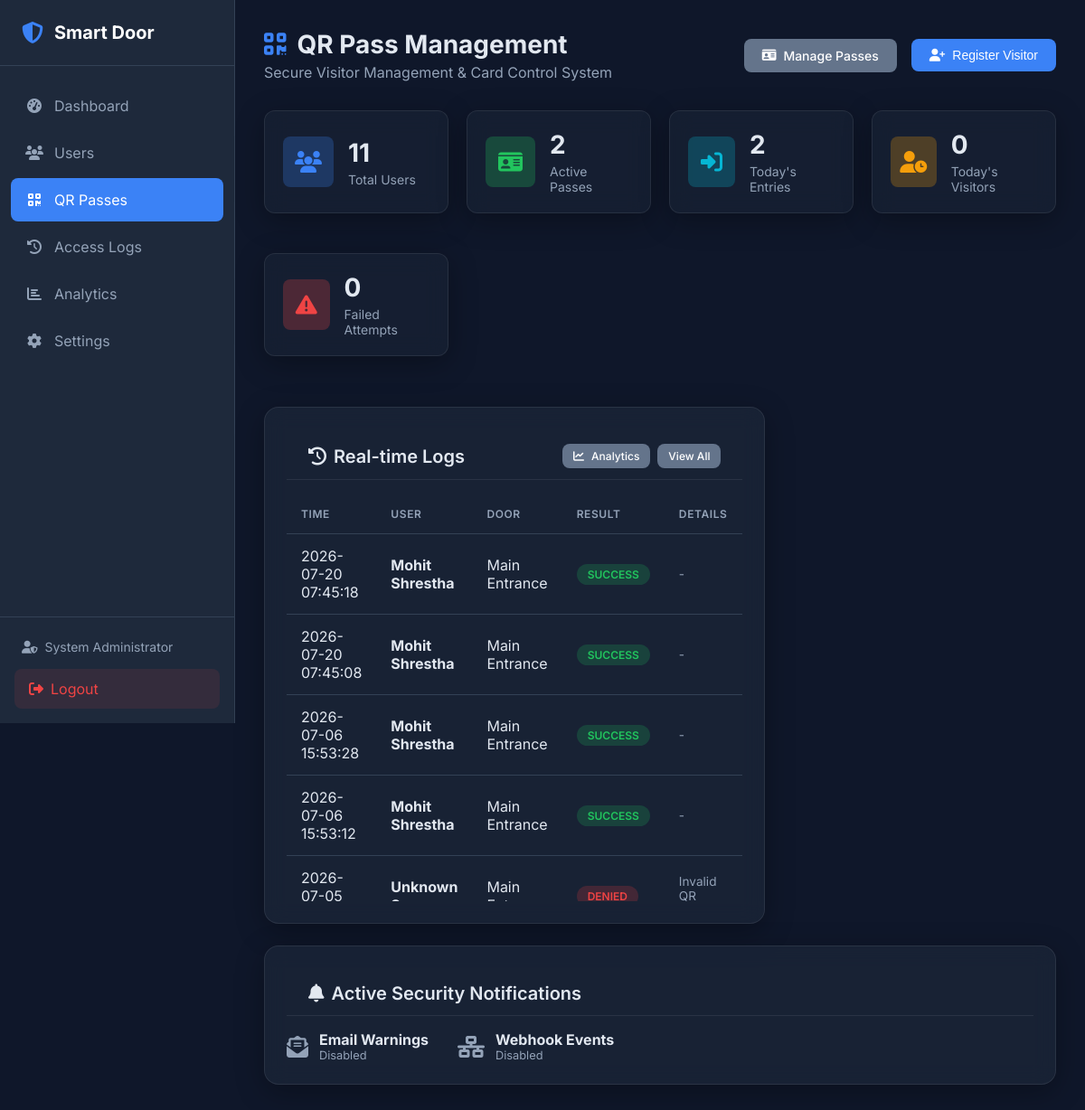
Page /admin/qr (signed in) on the committed database.
### tables this page shows
CREATE TABLE access_logs (
    id INTEGER PRIMARY KEY AUTOINCREMENT,
    user_id INTEGER,  -- NULL if unknown person
    employee_id VARCHAR(50),  -- Stored separately for historical reference
    user_name VARCHAR(100),  -- Stored separately for historical reference
    event_type VARCHAR(10) NOT NULL CHECK(event_type IN ('ENTRY', 'EXIT')),
    access_date DATE NOT NULL,
    access_time TIME NOT NULL,
    result VARCHAR(20) NOT NULL CHECK(result IN ('SUCCESS', 'FAILED', 'DENIED')),
    face_match BOOLEAN DEFAULT 0,
    fingerprint_match BOOLEAN DEFAULT 0,
    failure_reason VARCHAR(255),
    confidence_score FLOAT,
    ip_address VARCHAR(45),
    created_at DATETIME DEFAULT CURRENT_TIMESTAMP, qr_token VARCHAR(255) NULL, door VARCHAR(100) DEFAULT 'Main Entrance', camera VARCHAR(100) NULL, reason VARCHAR(255) NULL,
    FOREIGN KEY (user_id) REFERENCES users(id) ON DELETE SET NULL
);

### web/routes/qr_routes.py (the view)
@qr_bp.route('/admin/qr')
@login_required
def dashboard():
    stats = qr_repo.get_dashboard_stats()
    recent_logs = qr_repo.access_log_repo.get_recent_logs(limit=10)
    door_status = "UNKNOWN (Hardware managed by main.py)"
    email_enabled = access_controller.get_setting("email_notifications_enabled", "false") == "true"
    webhook_enabled = access_controller.get_setting("webhook_notifications_enabled", "false") == "true"
    return render_template(
        'qr/dashboard.html',
        stats=stats,
        recent_logs=recent_logs,
        door_state=door_status,
        email_enabled=email_enabled,
        webhook_enabled=webhook_enabled
    )

### database/db_manager.py (called while the page is built, shortened)
    def _get_connection(self) -> sqlite3.Connection:
        return self._local.connection

    def execute(self, query: str, params: tuple = ()) -> sqlite3.Cursor:
        conn = self._get_connection()
        cursor = conn.cursor()
        cursor.execute(query, params)
        return cursor

    def get_recent_logs(self, limit: int = 50) -> List[Dict]:
        cursor = self.db.execute(
            """SELECT * FROM access_logs
               ORDER BY created_at DESC LIMIT ?""",
            (limit,)
        )
        return [dict(row) for row in cursor.fetchall()]

### modules/access_controller.py (called while the page is built)
    def get_setting(self, key: str, default: Any = None) -> Any:
        try:
            cursor = self.qr_repo.db.execute(
                "SELECT value, is_encrypted FROM system_settings WHERE key = ?", (key,)
            )
            row = cursor.fetchone()
            if not row:
                return default
            val = row['value']
            if row['is_encrypted']:
                return ConfigEncryptor.decrypt(val)
            return val
        except Exception as e:
            logger.error(f"Error fetching setting {key}: {e}")
            return default

### web/routes/qr_routes.py (called while the page is built)
def login_required(f):
    @wraps(f)
    def decorated_function(*args, **kwargs):
        if 'admin_id' not in session:
            flash('Please log in to access this page.', 'warning')
            return redirect(url_for('login'))
        return f(*args, **kwargs)
    return decorated_function

### web/templates/qr/dashboard.html (shortened to what this page needs)
{% extends "base.html" %}
{% block extra_css %}
<link rel="stylesheet" href="{{ url_for('static', filename='css/qr.css') }}">
{% endblock %}
{% block content %}
<div class="page-header" style="display: flex; justify-content: space-between; align-items: center; flex-wrap: wrap; gap: 1rem;">
    <div>
        <h1><i class="fas fa-qrcode"></i> QR Pass Management</h1>
        <p>Secure Visitor Management & Card Control System</p>
    </div>
    <div style="display: flex; gap: 1rem; align-items: center;">
        <a href="{{ url_for('qr.list_passes') }}" class="btn btn-secondary">
            <i class="fas fa-id-card"></i> Manage Passes
        </a>
        <button class="btn btn-primary" onclick="document.getElementById('add-visitor-modal').style.display='flex'">
            <i class="fas fa-user-plus"></i> Register Visitor
        </button>
    </div>
</div>
<div class="qr-stats-grid">
    <div class="qr-stat-card qr-glass-card">
        <div class="qr-stat-icon bg-primary">
            <i class="fas fa-users"></i>
        </div>
        <div class="qr-stat-info">
            <h3 id="widget-total-users">{{ stats.total_users }}</h3>
            <p>Total Users</p>
        </div>
    </div>
    <div class="qr-stat-card qr-glass-card">
        <div class="qr-stat-icon bg-success">
            <i class="fas fa-id-card"></i>
        </div>
        <div class="qr-stat-info">
            <h3>{{ stats.active_passes }}</h3>
            <p>Active Passes</p>
        </div>
    </div>
    <div class="qr-stat-card qr-glass-card">
        <div class="qr-stat-icon bg-info">
            <i class="fas fa-sign-in-alt"></i>
        </div>
        <div class="qr-stat-info">
            <h3>{{ stats.today_entries }}</h3>
            <p>Today's Entries</p>
        </div>
    </div>
    <div class="qr-stat-card qr-glass-card">
        <div class="qr-stat-icon bg-warning">
            <i class="fas fa-user-clock"></i>
        </div>
        <div class="qr-stat-info">
            <h3>{{ stats.today_visitors }}</h3>
            <p>Today's Visitors</p>
        </div>
    </div>
    <div class="qr-stat-card qr-glass-card">
        <div class="qr-stat-icon bg-danger">
            <i class="fas fa-exclamation-triangle"></i>
        </div>
        <div class="qr-stat-info">
            <h3>{{ stats.failed_attempts }}</h3>
            <p>Failed Attempts</p>
        </div>
    </div>
</div>
<div class="qr-form-section">
    <div class="qr-glass-card">
        <div class="card-header" style="border-bottom: 1px solid var(--glass-border); padding-bottom: 0.75rem; margin-bottom: 1rem; display: flex; justify-content: space-between; align-items: center;">
            <h2 style="font-size: 1.25rem;"><i class="fas fa-history"></i> Real-time Logs</h2>
            <div style="display: flex; gap: 0.5rem;">
                <a href="{{ url_for('qr.reports') }}" class="btn btn-secondary btn-sm"><i class="fas fa-chart-line"></i> Analytics</a>
                <a href="{{ url_for('logs') }}" class="btn btn-secondary btn-sm">View All</a>
            </div>
        </div>
        <div class="table-responsive" style="max-height: 450px; overflow-y: auto;">
            <table class="table" id="dashboard-recent-logs">
                <thead>
                    <tr>
                        <th>Time</th>
                        <th>User</th>
                        <th>Door</th>
                        <th>Result</th>
                        <th>Details</th>
                    </tr>
                </thead>
                <tbody>
                    {% if recent_logs %}
                        {% for log in recent_logs %}
                        <tr>
                            <td>{{ log.access_date }} {{ log.access_time }}</td>
                            <td><strong>{{ log.user_name or 'Unknown Scan' }}</strong></td>
                            <td>{{ log.door or 'Main Entrance' }}</td>
                            <td>
                                <span class="badge badge-{{ 'success' if log.result == 'SUCCESS' else 'danger' if log.result == 'DENIED' else 'warning' }}">
                                    {{ log.result }}
                                </span>
                            </td>
                            <td class="text-muted" style="font-size: 0.85rem;">{{ log.failure_reason or log.reason or '-' }}</td>
                        </tr>
                        {% endfor %}
                    {% else %}
                    <tr>
                        <td colspan="5" class="text-center text-muted">No recent activity</td>
                    </tr>
                    {% endif %}
                </tbody>
            </table>
        </div>
    </div>
</div>
<div class="qr-glass-card">
    <div class="card-header" style="border-bottom: 1px solid var(--glass-border); padding-bottom: 0.75rem; margin-bottom: 1rem;">
        <h2 style="font-size: 1.25rem;"><i class="fas fa-bell"></i> Active Security Notifications</h2>
    </div>
    <div style="display: flex; gap: 2rem; flex-wrap: wrap;">
        <div style="display: flex; align-items: center; gap: 0.75rem;">
            <i class="fas fa-envelope-open-text {{ 'text-success' if email_enabled else 'text-muted' }}" style="font-size: 1.5rem;"></i>
            <div>
                <strong>Email Warnings</strong>
                <span style="font-size: 0.8rem; color: #94a3b8; display: block;">{{ 'Enabled' if email_enabled else 'Disabled' }}</span>
            </div>
        </div>
        <div style="display: flex; align-items: center; gap: 0.75rem;">
            <i class="fas fa-network-wired {{ 'text-success' if webhook_enabled else 'text-muted' }}" style="font-size: 1.5rem;"></i>
            <div>
                <strong>Webhook Events</strong>
                <span style="font-size: 0.8rem; color: #94a3b8; display: block;">{{ 'Enabled' if webhook_enabled else 'Disabled' }}</span>
            </div>
        </div>
    </div>
</div>
{% endblock %}

### web/static/css/style.css (style rules this page uses)
:root { --primary: #3b82f6; --primary-dark: #2563eb; --secondary: #64748b; --success: #22c55e; --danger: #ef4444; --warning: #f59e0b; --info: #06b6d4; --dark: #1e293b; --darker: #0f172a; --light: #f1f5f9; --white: #ffffff; --border: #334155; --text: #e2e8f0; --text-muted: #94a3b8; --sidebar-width: 260px; }
* { margin: 0; padding: 0; box-sizing: border-box; }
body { font-family: 'Inter', -apple-system, BlinkMacSystemFont, sans-serif; background-color: var(--darker); color: var(--text); min-height: 100vh; display: flex; }
a { text-decoration: none; color: inherit; }
.page-header { display: flex; justify-content: space-between; align-items: center; margin-bottom: 2rem; }
.page-header h1 { font-size: 1.75rem; font-weight: 700; display: flex; align-items: center; gap: 0.75rem; }
.page-header h1 i { color: var(--primary); }
.page-header p { color: var(--text-muted); margin-top: 0.25rem; }
.card-header { padding: 1rem 1.5rem; border-bottom: 1px solid var(--border); display: flex; justify-content: space-between; align-items: center; }
.card-header h2 { font-size: 1rem; font-weight: 600; display: flex; align-items: center; gap: 0.5rem; }
.table { width: 100%; border-collapse: collapse; }
.table th, .table td { padding: 0.875rem 1rem; text-align: left; border-bottom: 1px solid var(--border); }
.table th { font-weight: 600; color: var(--text-muted); font-size: 0.75rem; text-transform: uppercase; letter-spacing: 0.05em; }
.badge { display: inline-block; padding: 0.25rem 0.75rem; border-radius: 9999px; font-size: 0.75rem; font-weight: 600; text-transform: uppercase; }
.badge-success { background: rgba(34, 197, 94, 0.2); color: var(--success); }
.badge-danger { background: rgba(239, 68, 68, 0.2); color: var(--danger); }
.btn { display: inline-flex; align-items: center; gap: 0.5rem; padding: 0.625rem 1.25rem; border-radius: 0.5rem; font-weight: 500; font-size: 0.875rem; border: none; cursor: pointer; transition: all 0.2s; }
.btn-sm { padding: 0.375rem 0.75rem; font-size: 0.75rem; }
.btn-primary { background: var(--primary); color: var(--white); }
.btn-secondary { background: var(--secondary); color: var(--white); }
.text-muted { color: var(--text-muted); }

### web/static/css/qr.css (style rules this page uses)
:root { --glass-bg: rgba(30, 41, 59, 0.65); --glass-border: rgba(255, 255, 255, 0.08); --glass-shadow: rgba(0, 0, 0, 0.3); --card-glow: rgba(59, 130, 246, 0.15); }
.qr-glass-card { background: var(--glass-bg); backdrop-filter: blur(12px); -webkit-backdrop-filter: blur(12px); border: 1px solid var(--glass-border); border-radius: 1rem; box-shadow: 0 8px 32px 0 var(--glass-shadow); padding: 1.5rem; margin-bottom: 1.5rem; transition: all 0.3s cubic-bezier(0.4, 0, 0.2, 1); }
.qr-stats-grid { display: grid; grid-template-columns: repeat(auto-fit, minmax(200px, 1fr)); gap: 1.25rem; margin-bottom: 2rem; }
.qr-stat-card { background: rgba(30, 41, 59, 0.45); border: 1px solid var(--glass-border); border-radius: 0.75rem; padding: 1.25rem; display: flex; align-items: center; gap: 1rem; transition: transform 0.2s; }
.qr-stat-icon { width: 3.5rem; height: 3.5rem; border-radius: 0.5rem; display: flex; align-items: center; justify-content: center; font-size: 1.5rem; }
.qr-stat-icon.bg-primary { background-color: rgba(59, 130, 246, 0.25); color: #3b82f6; }
.qr-stat-icon.bg-success { background-color: rgba(34, 197, 94, 0.25); color: #22c55e; }
.qr-stat-icon.bg-info { background-color: rgba(6, 182, 212, 0.25); color: #06b6d4; }
.qr-stat-icon.bg-warning { background-color: rgba(245, 158, 11, 0.25); color: #f59e0b; }
.qr-stat-icon.bg-danger { background-color: rgba(239, 68, 68, 0.25); color: #ef4444; }
.qr-stat-info h3 { font-size: 1.75rem; font-weight: 700; margin-bottom: 0.25rem; }
.qr-stat-info p { color: var(--text-muted); font-size: 0.875rem; }
.qr-form-section { display: grid; grid-template-columns: 1fr 1fr; gap: 1.5rem; }

### rows in the picture
access_logs: access_date "2026-07-20", access_time "07:45:18", user_name "Mohit Shrestha", door "Main Entrance", result "SUCCESS", failure_reason "-"
access_logs: access_date "2026-07-20", access_time "07:45:08", user_name "Mohit Shrestha", door "Main Entrance", result "SUCCESS", failure_reason "-"
access_logs: access_date "2026-07-06", access_time "15:53:28", user_name "Mohit Shrestha", door "Main Entrance", result "SUCCESS", failure_reason "-"
access_logs: access_date "2026-07-06", access_time "15:53:12", user_name "Mohit Shrestha", door "Main Entrance", result "SUCCESS", failure_reason "-"
access_logs: access_date "2026-07-05", user_name "Unknown…", door "Main…", result "DENIED", failure_reason "Invalid QR…"

### other values in the picture
{{ session.get('admin_name', 'Admin') }} "System Administrator"
{{ stats.total_users }} "11"
{{ stats.active_passes }} "2"
{{ stats.today_entries }} "2"
{{ stats.today_visitors }} "0"
{{ stats.failed_attempts }} "0"
{{ 'Enabled' if email_enabled else 'Disabled' }} "Disabled"
{{ 'Enabled' if webhook_enabled else 'Disabled' }} "Disabled"
